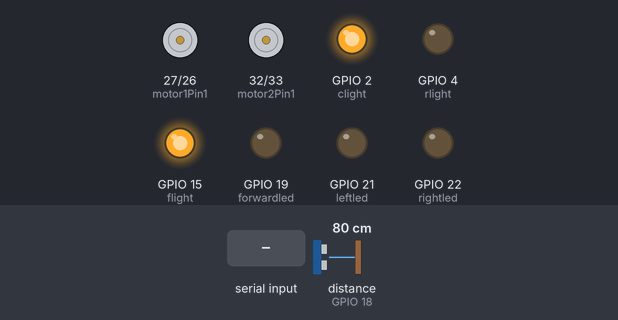
The sketch below on a simulated ESP32. Parts: motor-driver pin pairs drawn as motors (green arrow = first pin HIGH = forward, orange = second pin HIGH = backward, longer = more drive), output pins drawn as LEDs (lit = HIGH). Wiring (inferred from the names in the program): ultrasonic range finder: trigger GPIO 5; echo GPIO 18. The test bench sets the inputs (shaded band); at power-on: distance to the obstacle (sensor on GPIO 18) 80 cm. The echo pulse lasts 58.3 µs per cm; nothing arrives over Bluetooth unless stated; pins used as bus, display or sensor lines are not drawn; what the sketch prints to the serial monitor is not drawn.

Above: at 1.2 s.
1.3 s: "1" received over Serial
At 2.5 s:
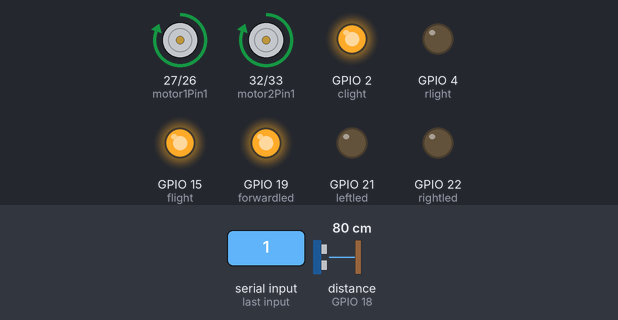
2.8 s: "2" received over Serial
At 3.9 s:
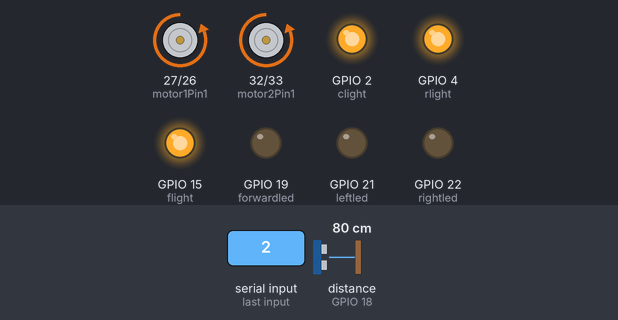
4.3 s: "3" received over Serial
At 5.3 s:
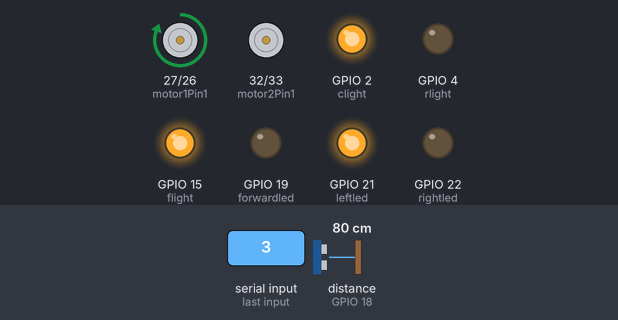
5.8 s: "4" received over Serial
At 6.6 s:
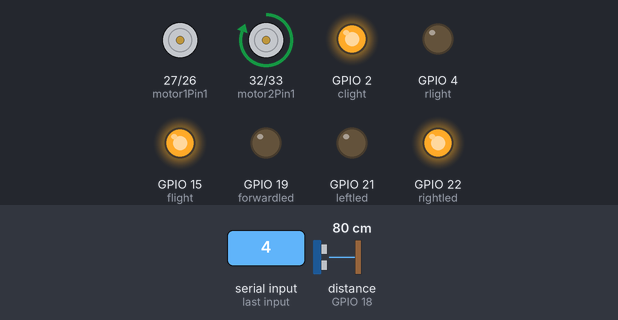
7.3 s: "0" received over Serial
At 8.0 s:
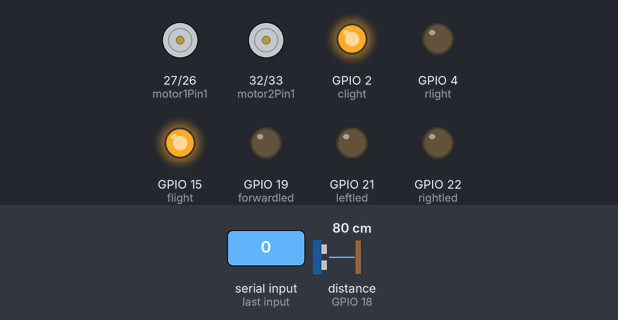
8.8 s: "1" received over the second serial link
At 9.6 s:
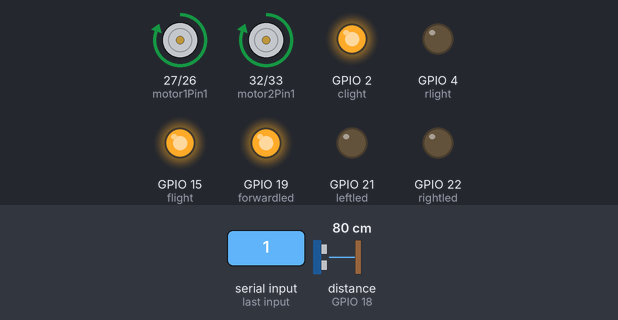
Timing chart, 0 to 11.3 s (numbered marks = the images above; inputs shaded):
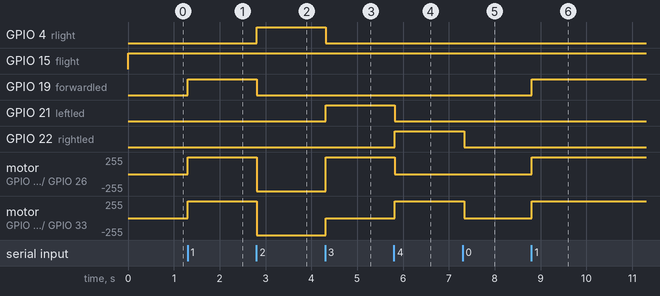

Measured:
- after the input at 1.3 s, GPIO 19 (forwardled): LOW → HIGH at once; motor on GPIO 27 (motor1Pin1) / GPIO 26 (motor1Pin2), motor on GPIO 32 (motor2Pin1) / GPIO 33 (motor2Pin2): stopped → forward 255/255 at once
- after the input at 2.8 s, GPIO 4 (rlight): LOW → HIGH at once; GPIO 19 (forwardled): HIGH → LOW at once; motor on GPIO 27 (motor1Pin1) / GPIO 26 (motor1Pin2), motor on GPIO 32 (motor2Pin1) / GPIO 33 (motor2Pin2): forward 255/255 → backward 255/255 at once
- after the input at 4.3 s, GPIO 4 (rlight): HIGH → LOW at once; GPIO 21 (leftled): LOW → HIGH at once; motor on GPIO 27 (motor1Pin1) / GPIO 26 (motor1Pin2): backward 255/255 → forward 255/255 at once; motor on GPIO 32 (motor2Pin1) / GPIO 33 (motor2Pin2): backward 255/255 → stopped at once
- after the input at 5.8 s, GPIO 21 (leftled): HIGH → LOW at once; GPIO 22 (rightled): LOW → HIGH at once; motor on GPIO 27 (motor1Pin1) / GPIO 26 (motor1Pin2): forward 255/255 → stopped at once; motor on GPIO 32 (motor2Pin1) / GPIO 33 (motor2Pin2): stopped → forward 255/255 at once
- after the input at 7.3 s, GPIO 22 (rightled): HIGH → LOW at once; motor on GPIO 32 (motor2Pin1) / GPIO 33 (motor2Pin2): forward 255/255 → stopped at once
- after the input at 8.8 s, GPIO 19 (forwardled): LOW → HIGH at once; motor on GPIO 27 (motor1Pin1) / GPIO 26 (motor1Pin2), motor on GPIO 32 (motor2Pin1) / GPIO 33 (motor2Pin2): stopped → forward 255/255 at once

The sketch:

Final.ino
```cpp
#include <BluetoothSerial.h>

BluetoothSerial SerialBT;
byte command = '0';
char data = '0';

// Motor pins
int motor1Pin1 = 27;
int motor1Pin2 = 26;
int motor2Pin1 = 32;
int motor2Pin2 = 33;

// Lights and indicators
int clight = 2;
int rlight = 4;
int flight = 15;
int forwardled = 19;
int leftled = 21;
int rightled = 22;

// Ultrasonic
const int TRIG_PIN = 5;
const int ECHO_PIN = 18;
#define SOUND_SPEED 0.034
long duration;
float distance;
const int obstacleThreshold = 35;

bool obstacleDetected = false;
bool forwardRequested = false;

void setup() {
  pinMode(motor1Pin1, OUTPUT);
  pinMode(motor1Pin2, OUTPUT);
  pinMode(motor2Pin1, OUTPUT);
  pinMode(motor2Pin2, OUTPUT);

  pinMode(clight, OUTPUT);
  pinMode(rlight, OUTPUT);
  pinMode(flight, OUTPUT);
  pinMode(forwardled, OUTPUT);
  pinMode(leftled, OUTPUT);
  pinMode(rightled, OUTPUT);

  pinMode(TRIG_PIN, OUTPUT);
  pinMode(ECHO_PIN, INPUT);

  Serial.begin(115200);
  SerialBT.begin("ESP32");
  Serial.println("Bluetooth Started!");
}

void loop() {
  // Fixed lights always on
  digitalWrite(clight, HIGH);
  digitalWrite(flight, HIGH);

  // Read commands
  if (SerialBT.available()) command = SerialBT.read();
  if (Serial.available()) data = Serial.read();

  // Update ultrasonic reading
  digitalWrite(TRIG_PIN, LOW); delayMicroseconds(2);
  digitalWrite(TRIG_PIN, HIGH); delayMicroseconds(10);
  digitalWrite(TRIG_PIN, LOW);
  duration = pulseIn(ECHO_PIN, HIGH);
  distance = duration * SOUND_SPEED / 2.0;
  obstacleDetected = (distance > 0 && distance <= obstacleThreshold);

  // Check if forward was requested
  bool inputIsForward = (command == '1' || data == '1');
  bool inputIsBackward = (command == '2' || data == '2');
  bool inputIsLeft = (command == '3' || data == '3');
  bool inputIsRight = (command == '4' || data == '4');
  bool inputIsStop = (command == '0' || data == '0');

  // Handle movement
  if (inputIsForward) {
    forwardRequested = true;
    if (!obstacleDetected) {
      moveForward();
    } else {
      stopMotors();
      Serial.println("🚧 Obstacle ahead. Forward blocked.");
    }
  } else if (inputIsBackward) {
    forwardRequested = false;
    moveBackward();
  } else if (inputIsLeft) {
    forwardRequested = false;
    moveLeft();
  } else if (inputIsRight) {
    forwardRequested = false;
    moveRight();
  } else if (inputIsStop) {
    forwardRequested = false;
    stopMotors();
  }

  // Auto-resume forward if obstacle is cleared
  if (forwardRequested && !obstacleDetected && !inputIsForward) {
    moveForward();
  }

  delay(20);
}

void moveForward() {
  digitalWrite(motor1Pin1, HIGH);
  digitalWrite(motor1Pin2, LOW);
  digitalWrite(motor2Pin1, HIGH);
  digitalWrite(motor2Pin2, LOW);
  digitalWrite(forwardled, HIGH);
  digitalWrite(leftled, LOW);
  digitalWrite(rightled, LOW);
  digitalWrite(rlight, LOW);
  Serial.println("🚗 Moving Forward");
}

void moveBackward() {
  digitalWrite(motor1Pin1, LOW);
  digitalWrite(motor1Pin2, HIGH);
  digitalWrite(motor2Pin1, LOW);
  digitalWrite(motor2Pin2, HIGH);
  digitalWrite(forwardled, LOW);
  digitalWrite(leftled, LOW);
  digitalWrite(rightled, LOW);
  digitalWrite(rlight, HIGH);
  Serial.println("🔙 Moving Backward");
}

void moveLeft() {
  digitalWrite(motor1Pin1, HIGH);
  digitalWrite(motor1Pin2, LOW);
  digitalWrite(motor2Pin1, LOW);
  digitalWrite(motor2Pin2, LOW);

  digitalWrite(leftled, HIGH);
  digitalWrite(rightled, LOW);
  digitalWrite(forwardled, LOW);
  digitalWrite(rlight, LOW);
  Serial.println("⬅️ Turning Left");
}

void moveRight() {
  digitalWrite(motor1Pin1, LOW);
  digitalWrite(motor1Pin2, LOW);
  digitalWrite(motor2Pin1, HIGH);
  digitalWrite(motor2Pin2, LOW);

  digitalWrite(rightled, HIGH);
  digitalWrite(leftled, LOW);
  digitalWrite(forwardled, LOW);
  digitalWrite(rlight, LOW);
  Serial.println("➡️ Turning Right");
}

void stopMotors() {
  digitalWrite(motor1Pin1, LOW);
  digitalWrite(motor1Pin2, LOW);
  digitalWrite(motor2Pin1, LOW);
  digitalWrite(motor2Pin2, LOW);
  digitalWrite(forwardled, LOW);
  digitalWrite(leftled, LOW);
  digitalWrite(rightled, LOW);
  digitalWrite(rlight, LOW);
  Serial.println("🛑 Motors Stopped");
}
```
